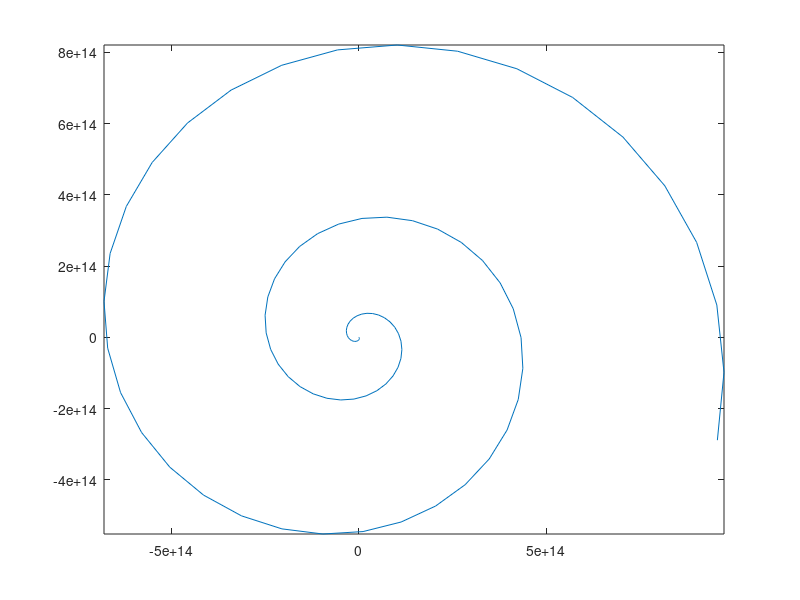

Source code (MATLAB):
clc;
clear;close all;
th = linspace(0,1e+13);
c = cos(th);
s = sin(th);
e = c+1i*s;
a = 1:100;
e = a.*th.*e;
% figure();
plot(e)
axis tight
% axis ([-1 1 -1 1])
